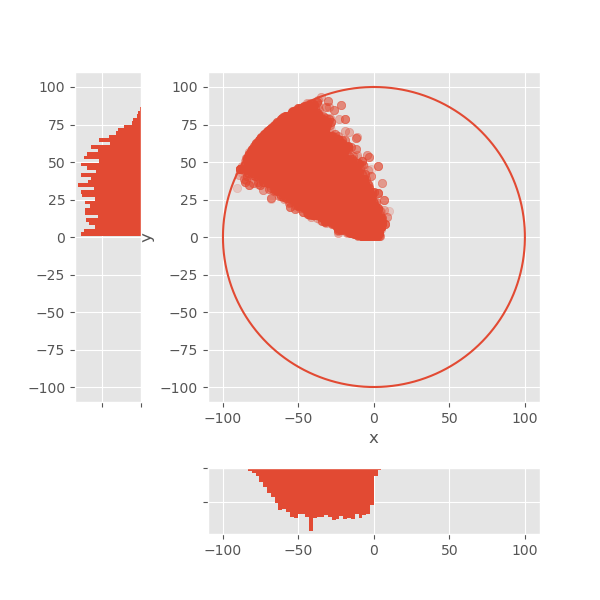

This figure's Python source:
import numpy as np
import subprocess
import matplotlib.pyplot as plt

angles=[(np.pi,0.5),(0.5*np.pi,0.2),(0,0.3)]
r=[(0,1/3),(0.5,1/3),(1,1/3)]
steps=10000
with open("angleprobabilities.txt","w") as f:
    with open("anglevalues.txt","w") as f2:
        for i,values in enumerate(angles):
            if i ==len(angles)-1:
                f2.write(str(values[0]))
                f.write(str(values[1]))
            else:
                f2.write(str(values[0])+"\n")
                f.write(str(values[1])+"\n")


with open("rprobabilities.txt","w") as f:
    with open("rvalues.txt","w") as f2:
        for i,values in enumerate(r):
            if i ==len(r)-1:
                f2.write(str(values[0]))
                f.write(str(values[1]))
            else:
                f2.write(str(values[0])+"\n")
                f.write(str(values[1])+"\n")
with open("steps.txt","w") as f:
    f.write(str(steps))
    
subprocess.call("task3.exe",shell=True)
data=open("task3data.txt","r").readlines()
a=np.array([[float(i) for i in coord.strip().split(",")] for coord in data])
# print(a)
plt.style.use("ggplot")
x = a[:,0]

y = a[:,1]
print(np.sum(np.square(x)+np.square(y)>10000))
# Set up the axes with gridspec
fig = plt.figure(figsize=(6, 6))
grid = plt.GridSpec(4, 4, hspace=1, wspace=1)
main_ax = fig.add_subplot(grid[:-1, 1:])
y_hist = fig.add_subplot(grid[:-1, 0], xticklabels=[], sharey=main_ax)
x_hist = fig.add_subplot(grid[-1, 1:], yticklabels=[], sharex=main_ax)

# scatter points on the main axes





angles=np.linspace(0,2*np.pi,1000)
main_ax.set_xlabel("x")
main_ax.set_ylabel("y")
main_ax.scatter(x, y, alpha=0.2)
np.linspace(0,2*np.pi,1000)
main_ax.plot(100*np.sin(angles),100*np.cos(angles))
# histogram on the attached axes
x_hist.hist(x, 40,
            orientation='vertical')
x_hist.invert_yaxis()

y_hist.hist(y, 40,
            orientation='horizontal')
y_hist.invert_xaxis()

fig.savefig("Task3.png")